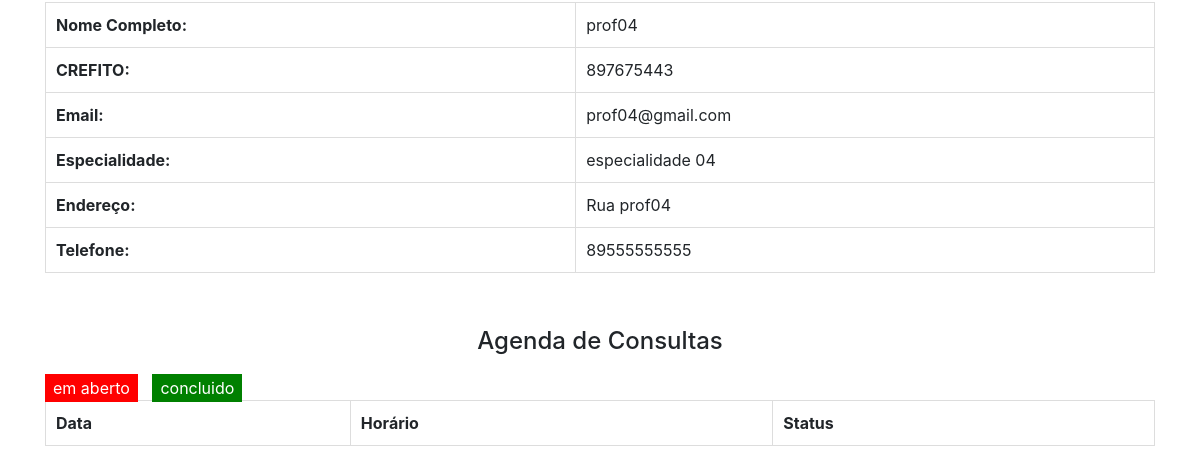
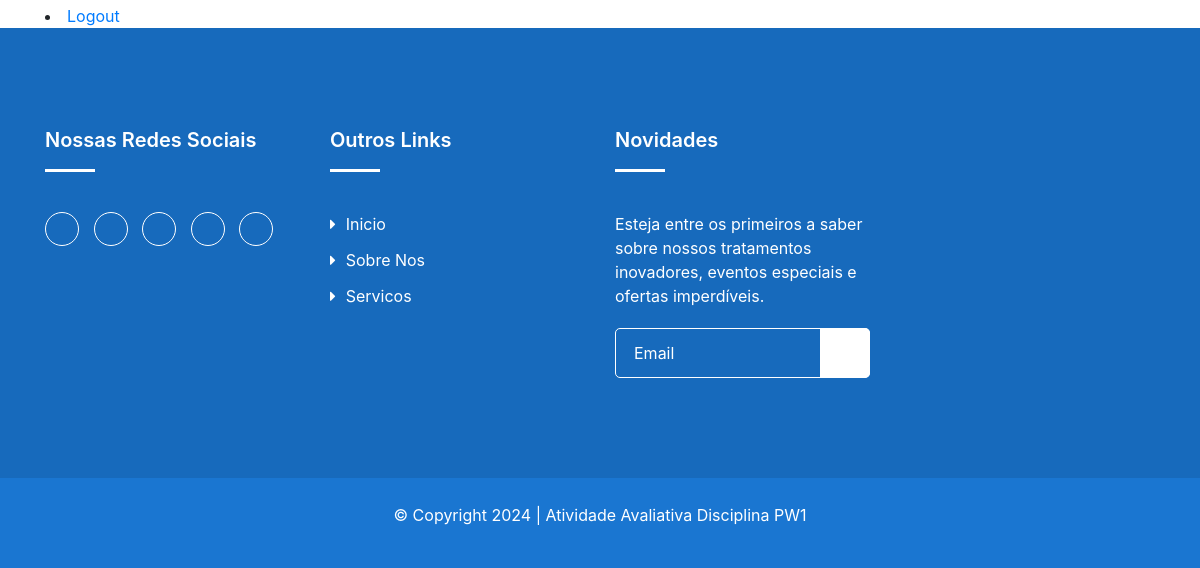
Before: /clients/profile_prof/ (signed in, lower part) with the older database file (2 pictures, top to bottom).
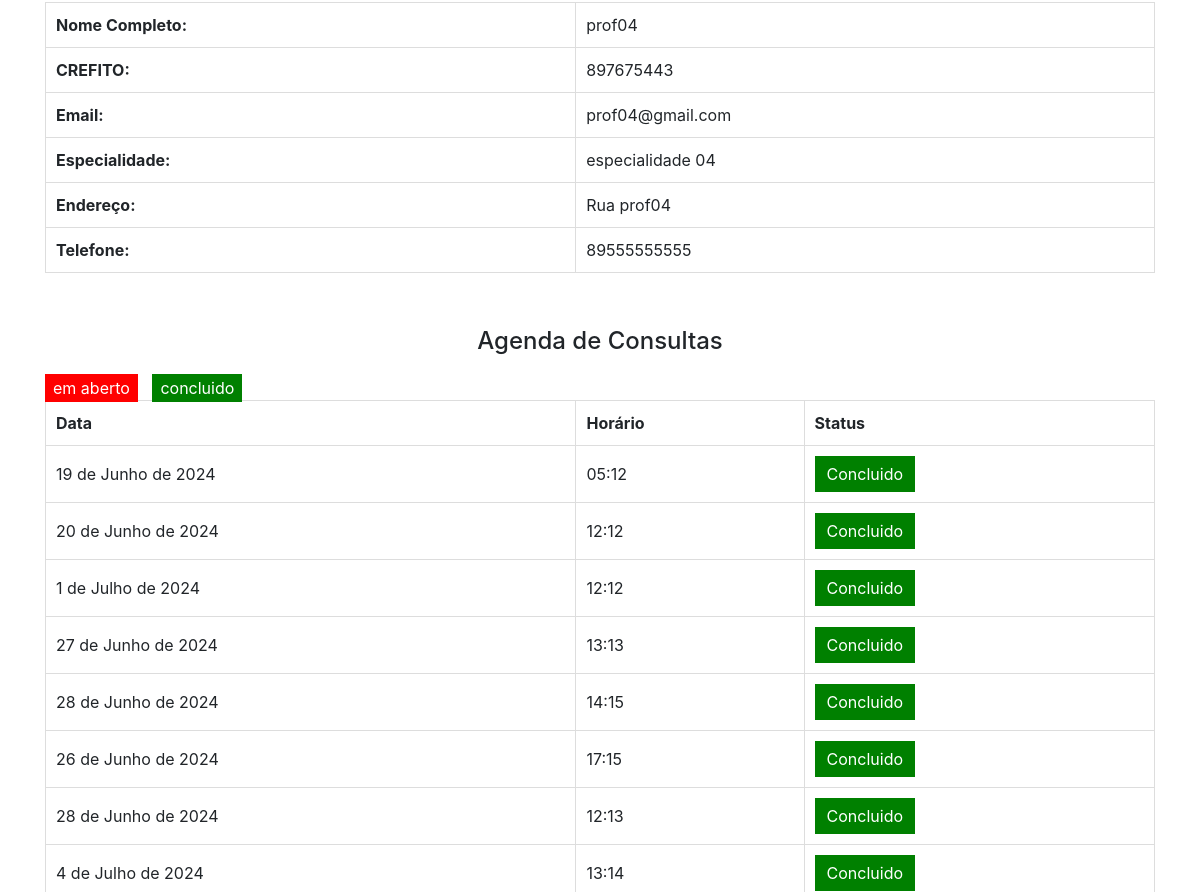
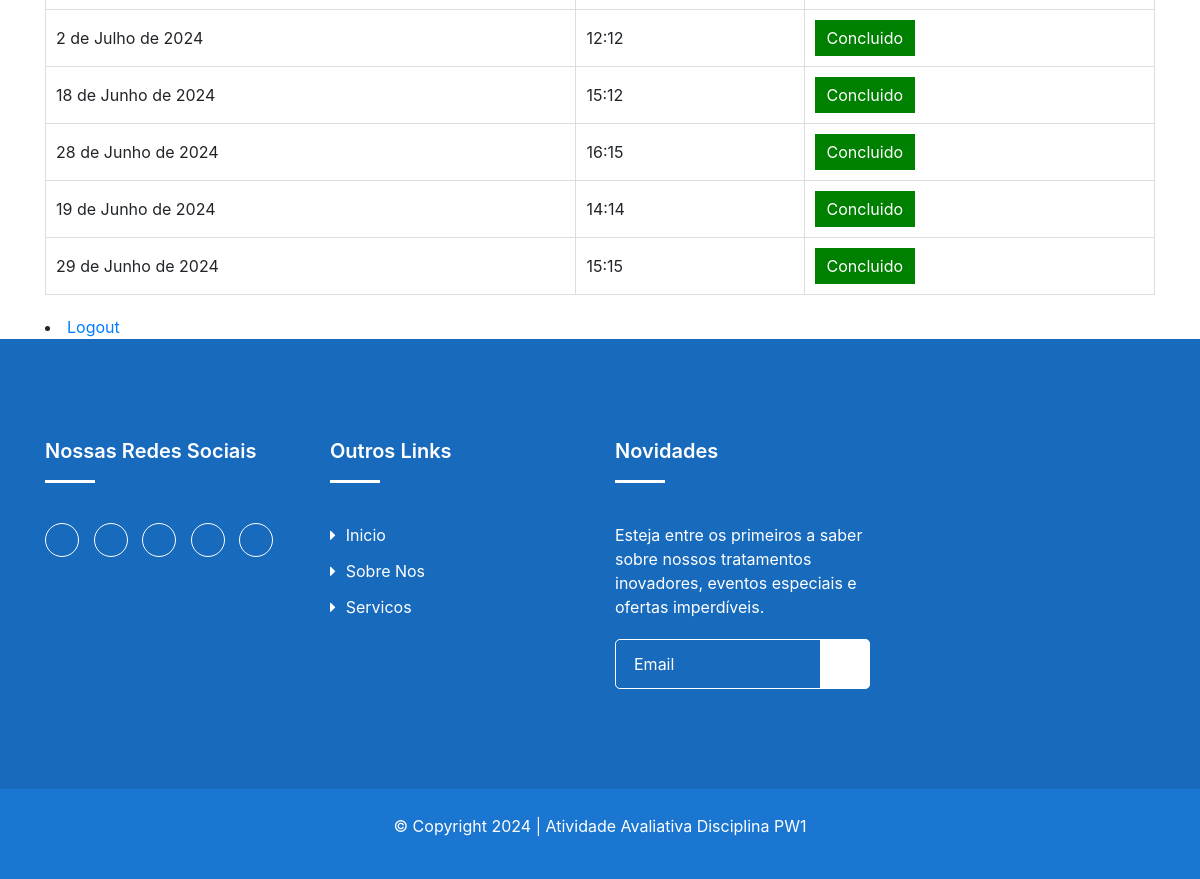
After: the same page with the newer database file (2 pictures, top to bottom).
### clients/models.py (models this page shows, shortened)
class Profissional(models.Model):
    user = models.OneToOneField(User, on_delete=models.CASCADE)
    telefone = models.CharField(max_length=15)
    endereco = models.CharField(max_length=255)
    crefito = models.CharField(max_length=20, blank=True, null=True)
    especialidade = models.CharField(max_length=255, blank=True, null=True)

class Consulta(models.Model):
    profissional = models.ForeignKey(
        Profissional, null=True, on_delete=models.SET_NULL)
    data = models.DateField()
    horario = models.TimeField()
    status = models.CharField(max_length=20, choices=[(
        'em aberto', 'Em Aberto'), ('concluido', 'Concluído')], default='em aberto')

### clients/views.py (the view)
# urls.py: path('profile_prof/', views.profile_prof, name='profile_prof'),
@login_required
def profile_prof(request):
    profissional = request.user.profissional
    consultas = Consulta.objects.filter(profissional=profissional)
    return render(request, 'profile_profissional.html', {
        'profissional': profissional,
        'consultas': consultas,
    })

### clients/templates/profile_profissional.html (shortened to what this page needs)
{% load static %}
<!DOCTYPE html>
<html class="no-js" lang="zxx">
  <head>
        <link rel="stylesheet" href="{% static 'css/profile_prof.css' %}" />
        <link rel="stylesheet" href="//code.jquery.com/ui/1.12.1/themes/base/jquery-ui.css"/>
        <link rel="stylesheet" href="{% static 'css/nice-select.css' %}">
        <link rel="stylesheet" href="{% static 'css/font-awesome.min.css' %}">
        <link rel="stylesheet" href="{% static 'css/icofont.css' %}">
        <link rel="stylesheet" href="{% static 'css/slicknav.min.css' %}">
        <link rel="stylesheet" href="{% static 'css/owl-carousel.css' %}">
        <link rel="stylesheet" href="{% static 'css/datepicker.css' %}">
        <link rel="stylesheet" href="{% static 'css/animate.min.css' %}">
        <link rel="stylesheet" href="{% static 'css/magnific-popup.css' %}">
        <link rel="stylesheet" href="{% static 'css/normalize.css' %}">
        <link rel="stylesheet" href="{% static 'style.css' %}">
        <link rel="stylesheet" href="{% static 'css/responsive.css' %}">
        <link rel="stylesheet" href="{% static 'css/bootstrap.min.css' %}">
    </head>
<body>
<body>
    <div class="container">
        <section class="clients_info">
            <div class="column">
                <table>
                    <tr>
                        <th>Nome Completo:</th>
                        <td>{{ user.username }}</td>
                    </tr>
                    <tr>
                        <th>CREFITO:</th>
                        <td>{{ user.profissional.crefito }}</td>
                    </tr>
                    <tr>
                        <th>Email:</th>
                        <td>{{ user.email }}</td>
                    </tr>
                    <tr>
                        <th>Especialidade:</th>
                        <td>{{ user.profissional.especialidade }}</td>
                    </tr>
                    <tr>
                        <th>Endereço:</th>
                        <td>{{ user.profissional.endereco }}</td>
                    </tr>
                    <tr>
                        <th>Telefone:</th>
                        <td>{{ user.profissional.telefone }}</td>
                    </tr>
                </table>
            </div>
        </section>
        <section class="agenda_consultas">
            <h2>Agenda de Consultas</h2>
            <div class="marcadores">
                <span class="legenda-vermelha">em aberto</span>
                <span class="legenda-verde">concluido</span>
            </div>
            <table>
                <thead>
                    <tr>
                        <th>Data</th>
                        <th>Horário</th>
                        <th>Status</th>
                    </tr>
                </thead>
                <tbody>
                    {% for consulta in consultas %}
                    <tr>
                        <td>{{ consulta.data }}</td>
                        <td>{{ consulta.horario }}</td>
                        <td>
                            <form action="{% url 'marcar_concluido' consulta.id %}" method="post" class="form-concluir" data-consulta-id="{{ consulta.id }}">
                                <button type="submit" class="btn-concluir {% if consulta.status == 'concluido' %}verde{% else %}vermelho{% endif %}">
                                    {% if consulta.status == 'concluido' %}Concluido{% else %}Concluir{% endif %}
                                </button>
                            </form>
                        </td>
                    </tr>
                    {% endfor %}
                </tbody>
            </table>
            <li><a href="{% url 'logout_prof' %}">Logout</a></li>
        </section>
    </div>
    <footer id="footer" class="footer ">
        <div class="footer-top">
            <div class="container">
                <div class="row">
                    <div class="col-lg-3 col-md-6 col-12">
                        <div class="single-footer">
                            <h2>Nossas redes sociais</h2>
                            <ul class="social">
                                <li><a href="#"><i class="icofont-facebook"></i></a></li>
                                <li><a href="#"><i class="icofont-google-plus"></i></a></li>
                                <li><a href="#"><i class="icofont-twitter"></i></a></li>
                                <li><a href="#"><i class="icofont-vimeo"></i></a></li>
                                <li><a href="#"><i class="icofont-pinterest"></i></a></li>
                            </ul>
                        </div>
                    </div>
                    <div class="col-lg-3 col-md-6 col-12">
                        <div class="single-footer f-link">
                            <h2>Outros links</h2>
                            <div class="row">
                                <div class="col-lg-6 col-md-6 col-12">
                                    <ul>
                                        <li><a href="#"><i class="fa fa-caret-right" aria-hidden="true"></i>Inicio</a></li>
                                        <li><a href="#sobre-nos"><i class="fa fa-caret-right" aria-hidden="true"></i>Sobre
                                                nos</a></li>
                                        <li><a href="#"><i class="fa fa-caret-right" aria-hidden="true"></i>Servicos</a>
                                        </li>
                                    </ul>
                                </div>
                            </div>
                        </div>
                    </div>
                    <div class="col-lg-3 col-md-6 col-12">
                        <div class="single-footer">
                            <h2>Novidades</h2>
                            <p>Esteja entre os primeiros a saber sobre nossos tratamentos inovadores, eventos especiais
                                e ofertas imperdíveis.</p>
                            <form action="../mail/mail.php" method="get" target="_blank" class="newsletter-inner">
                                <input name="email" placeholder="Email" class="common-input" onfocus="this.placeholder = ''"
                                    onblur="this.placeholder = 'Your email address'" required="" type="email">
                                <button class="button"><i class="icofont icofont-paper-plane"></i></button>
                            </form>
                        </div>
                    </div>
                </div>
            </div>
        </div>
        <div class="copyright">
            <div class="container">
                <div class="row">
                    <div class="col-lg-12 col-md-12 col-12">
                        <div class="copyright-content">
                            <p>© Copyright 2024 | Atividade Avaliativa Disciplina PW1 </p>
                        </div>
                    </div>
                </div>
            </div>
        </div>
    </footer>
</body>
</html>

### clients/static/css/profile_prof.css (style rules this page uses)
* { margin: 0; padding: 0; box-sizing: border-box; }
.clients_info, .profissional_info { display: flex; flex-direction: column; align-items: center; margin-bottom: 30px; }
.clients_info .column, .profissional_info .column { width: 100%; }
.clients_info table, .profissional_info table { width: 100%; border-collapse: collapse; }
.clients_info table th, .profissional_info table th, .clients_info table td, .profissional_info table td { padding: 10px; border: 1px solid #ddd; }
.agenda_consultas { margin-top: 30px; }
.agenda_consultas h2 { margin-bottom: 20px; font-size: 24px; text-align: center; }
.agenda_consultas table { width: 100%; border-collapse: collapse; margin-bottom: 20px; }
.agenda_consultas table th, .agenda_consultas table td { padding: 10px; border: 1px solid #ddd; }
.btn-concluir { border: none; padding: 6px 12px; cursor: pointer; }
.btn-concluir.verde { background-color: green; color: white; }
.legenda-vermelha { background-color: red; color: white; padding: 4px 8px; margin-right: 10px; }
.legenda-verde { background-color: green; color: white; padding: 4px 8px; }
section h2 { text-align: center; }

### clients/static/style.css (style rules this page uses)
body { font-family: 'Poppins', sans-serif; font-weight: 400; font-size:14px; color:#888; }
.footer { position:relative; }
.footer .footer-top { padding:100px 0px; position:relative; background:#1A76D1; }
.footer .footer-top:before { position:absolute; content:""; left:0; top:0; height:100%; width:100%; background:#000; opacity:0.1; }
.footer .single-footer .social { margin-top:25px; }
.footer .single-footer .social li { display:inline-block; margin-right:10px; }
.footer .single-footer .social li:last-child { margin-right:0px; }
.footer .single-footer .social li a { height: 34px; width: 34px; line-height: 34px; text-align: center; border: 1px solid #fff; text-align: center; padding: 0; border-radius: 100%; display: block; color:#fff; font-size: 16px; }
.footer .single-footer.f-link li a i { margin-right:10px; }
.footer .single-footer.f-link li { display:block; margin-bottom:12px; }
.footer .single-footer.f-link li:last-child { margin:0; }
.footer .single-footer.f-link li a { display: block; color: #fff; text-transform: capitalize; -webkit-transition: all 0.4s ease; -moz-transition: all 0.4s ease; transition: all 0.4s ease; font-weight: 400; }
.footer .single-footer h2 { color:#fff; font-size:20px; font-weight:600; text-transform:capitalize; margin-bottom:40px; padding-bottom:20px; text-transform:capitalize; position:relative; }
.footer .single-footer h2::before { position: absolute; content: ""; left: 0; bottom: 0px; height: 3px; width: 50px; background: #fff; }
.footer .single-footer p { color:#fff; }
.footer .single-footer .newsletter-inner { margin-top:20px; position:relative; }
.footer .single-footer .newsletter-inner input { background: transparent; border: 1px solid #fff; height: 50px; line-height: 42px; width: 100%; margin-right: 15px; color: #fff; padding-left: 18px; padding-right: 70px; display: inline-block; float: left; border-radius: 0px; -webkit-transition: all 0.4s ease; -moz-transition: all 0.4s ease; transition: all 0.4s ease; font-weight: 400; border-radius: 5px; }
.footer .single-footer .newsletter-inner .button { position: absolute; right: 0; top: 0; height: 50px; line-height: 50px; width: 50px; background: #fff; border-left: 1px solid #fff; text-shadow: none; box-shadow: none; display: inline-block; border-radius: 0px; border: none; -webkit-transition: all 0.4s ease; -moz-transition: all 0.4s ease; transition: all 0.4s ease; border-radius: 0 5px 5px 0; color: #1A76D1; font-size: 25px; }
.footer .single-footer .newsletter-inner .button i { -webkit-transition:all 0.4s ease; -moz-transition:all 0.4s ease; transition:all 0.4s ease; }
.footer .copyright { background:#1A76D1; padding:25px 0px 25px 0px; text-align:center; }
.footer .copyright .copyright-content p { color:#fff; }

Changed rows visible on the page:
added Consulta: data "19 de Junho de 2024", horario "05:12", status "Concluido"
added Consulta: data "20 de Junho de 2024", horario "12:12", status "Concluido"
added Consulta: data "1 de Julho de 2024", horario "12:12", status "Concluido"
added Consulta: data "27 de Junho de 2024", horario "13:13", status "Concluido"
added Consulta: data "28 de Junho de 2024", horario "14:15", status "Concluido"
added Consulta: data "26 de Junho de 2024", horario "17:15", status "Concluido"
added Consulta: data "28 de Junho de 2024", horario "12:13", status "Concluido"
added Consulta: data "4 de Julho de 2024", horario "13:14", status "Concluido"
added Consulta: data "2 de Julho de 2024", horario "12:12", status "Concluido"
added Consulta: data "18 de Junho de 2024", horario "15:12", status "Concluido"
added Consulta: data "28 de Junho de 2024", horario "16:15", status "Concluido"
added Consulta: data "19 de Junho de 2024", horario "14:14", status "Concluido"
added Consulta: data "29 de Junho de 2024", horario "15:15", status "Concluido"
